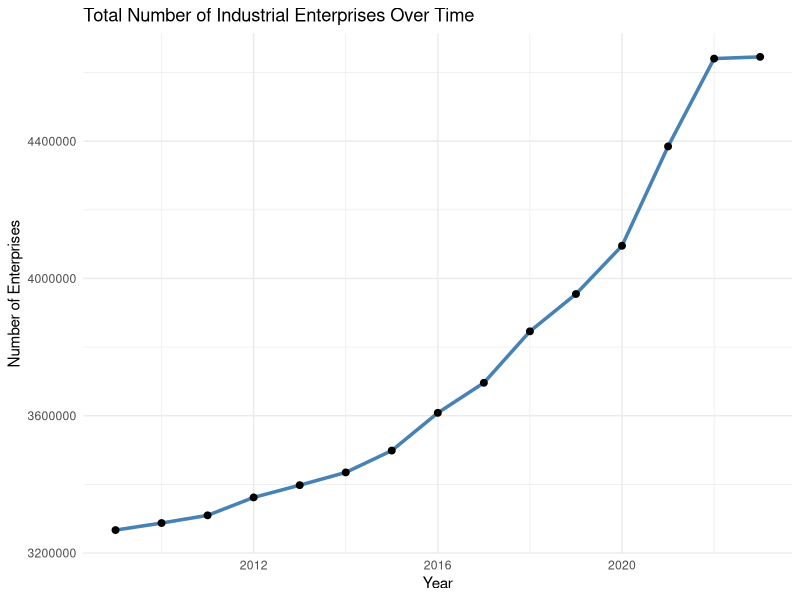
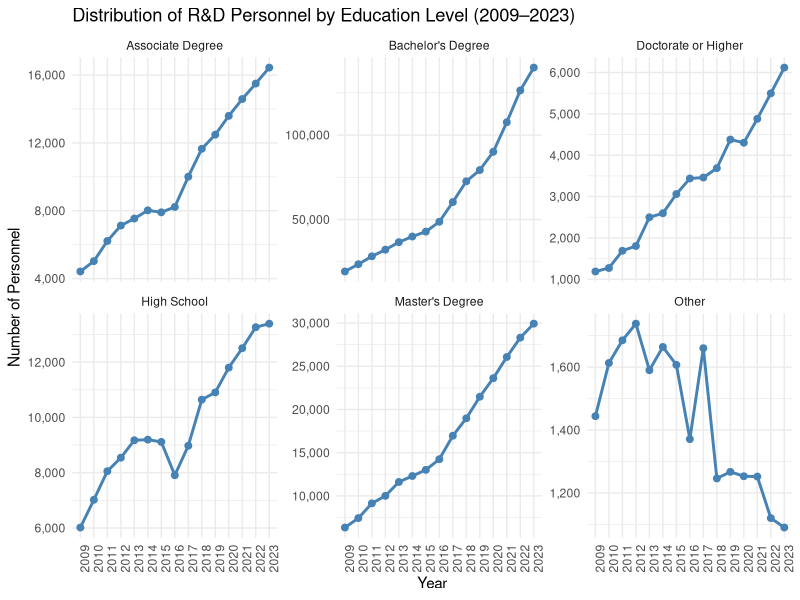
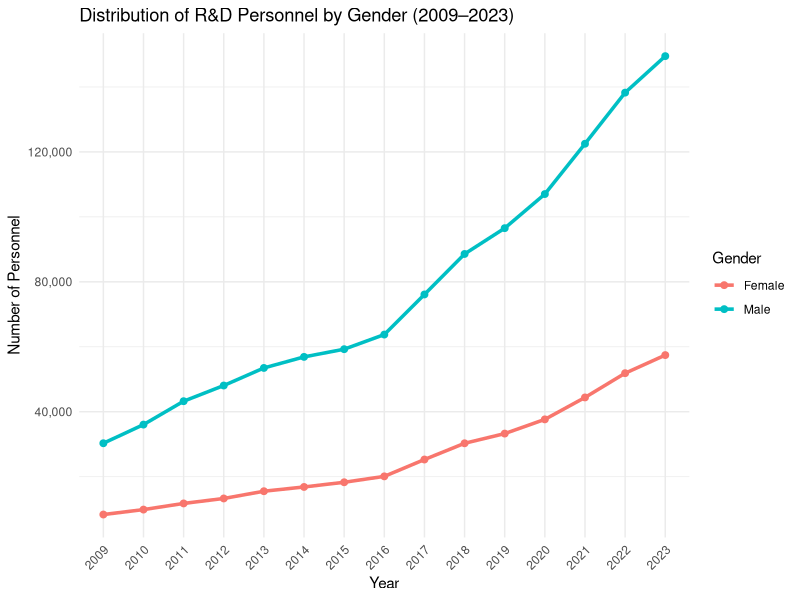
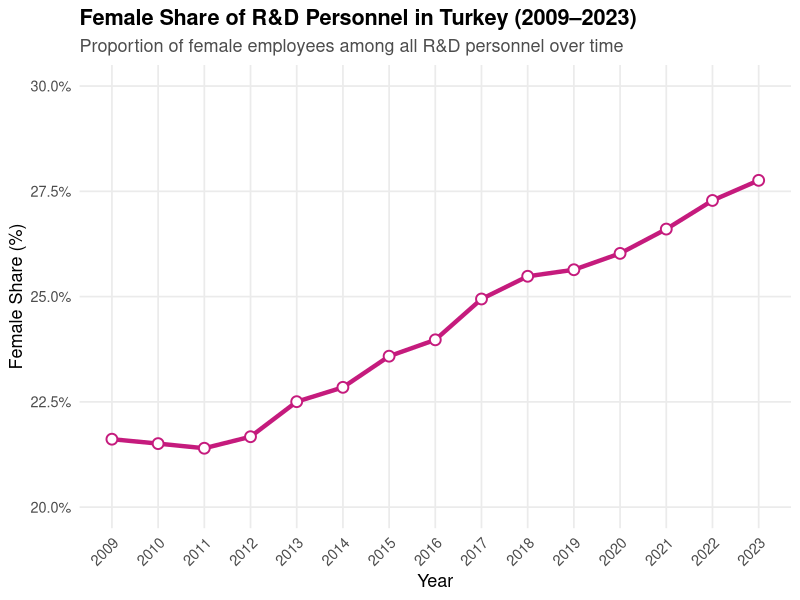

These figures' R source, in order:
## ---- chunk 1
# Gerekli paketler
# Gerekli paketler
library(readxl)
library(dplyr)
library(tidyr)
library(stringr)

# Girişim verisinin okunması
girisim_data <- read_excel("Sanayi-toplam girisim sayisi.xlsx", sheet = "report2")
girisim_data$Year <- as.integer(girisim_data$Year)

# Ar-Ge verisinin okunması
arge_data <- read_excel("Sanayi Hizmet Kuruluslari ArGe Faaliyetleri.xlsx", sheet = "Sheet0")

# Eğitim düzeyine göre verinin düzenlenmesi
arge_egitim <- arge_data %>%
  select(`Education level`, Year, Number) %>%
  rename(Education_Level = `Education level`) %>%
  mutate(
    Year = as.integer(Year),
    Number = as.numeric(Number)
  ) %>%
  filter(!is.na(Education_Level), !is.na(Year), Year >= 2009, Year <= 2022)

arge_egitim_wide <- arge_egitim %>%
  pivot_wider(
    names_from = Education_Level,
    values_from = Number,
    values_fn = sum,
    values_fill = 0
  )

# Cinsiyete göre verinin düzenlenmesi
arge_gender <- arge_data %>%
  select(Gender, Year, Number) %>%
  mutate(
    Year = as.integer(Year),
    Number = as.numeric(Number),
    Gender = str_trim(Gender)
  ) %>%
  filter(!is.na(Gender), !is.na(Year), Year >= 2009, Year <= 2022)

arge_cinsiyet_wide <- arge_gender %>%
  pivot_wider(
    names_from = Gender,
    values_from = Number,
    values_fn = sum,
    values_fill = 0
  )

# Verilerin birleştirilmesi
veri_birlesik <- girisim_data %>%
  left_join(arge_egitim_wide, by = "Year") %>%
  left_join(arge_cinsiyet_wide, by = "Year")

# Kaydet
save(veri_birlesik, file = "veri_birlesik_egitim_cinsiyet.RData")


## ---- chunk 2

library(ggplot2)
ggplot(veri_birlesik, aes(x = Year, y = `Total Number of Enterprises`)) +
  geom_line(color = "steelblue", linewidth = 1.2) +
  geom_point(size = 2) +
  labs(title = "Total Number of Industrial Enterprises Over Time",
       y = "Number of Enterprises",
       x = "Year") +
  theme_minimal()

## ---- chunk 3
# Required packages
library(readxl)
library(dplyr)
library(ggplot2)
library(scales)

# Read the Excel file
df <- read_excel("Sanayi Hizmet Kuruluslari ArGe Faaliyetleri.xlsx")

# Filter between 2009 and 2023
df_filtered <- df %>%
  filter(Year >= 2009 & Year <= 2023)

# Group by Year and Education Level
df_grouped <- df_filtered %>%
  group_by(Year, `Education level`) %>%
  summarise(Total = sum(Number, na.rm = TRUE), .groups = "drop")

# Plot
ggplot(df_grouped, aes(x = Year, y = Total, group = 1)) +
  geom_line(color = "steelblue", size = 1) +
  geom_point(color = "steelblue", size = 2) +
  facet_wrap(~ `Education level`, scales = "free_y") +
  scale_y_continuous(labels = comma) +
  labs(
    title = "Distribution of R&D Personnel by Education Level (2009–2023)",
    x = "Year",
    y = "Number of Personnel"
  ) +
  theme_minimal() +
  theme(axis.text.x = element_text(angle = 90, hjust = 1))

## ---- chunk 4
library(ggplot2)
library(readxl)
library(dplyr)
library(scales)

# Excel dosyasını oku
df <- read_excel("Sanayi Hizmet Kuruluslari ArGe Faaliyetleri.xlsx")

# 2009–2023 filtrele
df_filtered <- df %>%
  filter(Year >= 2009 & Year <= 2023)

# Cinsiyete göre yıllık toplam
df_gender <- df_filtered %>%
  group_by(Year, Gender) %>%
  summarise(Total = sum(Number, na.rm = TRUE), .groups = "drop")

# Grafik
ggplot(df_gender, aes(x = Year, y = Total, color = Gender, group = Gender)) +
  geom_line(size = 1.2) +
  geom_point(size = 2) +
  scale_y_continuous(labels = scales::comma) +
  labs(
    title = "Distribution of R&D Personnel by Gender (2009–2023)",
    x = "Year",
    y = "Number of Personnel",
    color = "Gender"
  ) +
  theme_minimal() +
  theme(axis.text.x = element_text(angle = 45, hjust = 1))
## ---- chunk 5
library(ggplot2)
library(readxl)
library(dplyr)

# Excel dosyasını oku
df <- read_excel("Sanayi Hizmet Kuruluslari ArGe Faaliyetleri.xlsx")

# 2009–2023 filtrele
df_filtered <- df %>%
  filter(Year >= 2009 & Year <= 2023)

# Cinsiyet bazında yıllık toplamlar
df_gender <- df_filtered %>%
  group_by(Year, Gender) %>%
  summarise(Total = sum(Number, na.rm = TRUE), .groups = "drop") %>%
  pivot_wider(names_from = Gender, values_from = Total)

# Sütun adlarını düzelt
colnames(df_gender) <- c("Year", "Female", "Male")

# Kadın oranını hesapla
df_gender <- df_gender %>%
  mutate(Female_Ratio = Female / (Female + Male) * 100)

df_gender$Year <- as.integer(df_gender$Year)

# Geliştirilmiş grafik
ggplot(df_gender, aes(x = Year, y = Female_Ratio, group = 1)) +
  geom_line(color = "#C51B7D", size = 1.5, linetype = "solid") +
  geom_point(color = "#C51B7D", size = 3, shape = 21, fill = "white", stroke = 1) +
  scale_y_continuous(labels = scales::percent_format(scale = 1), limits = c(20, 30)) +
  scale_x_continuous(breaks = seq(2009, 2023, by = 1)) +
  labs(
    title = "Female Share of R&D Personnel in Turkey (2009–2023)",
    subtitle = "Proportion of female employees among all R&D personnel over time",
    x = "Year",
    y = "Female Share (%)"
  ) +
  theme_minimal(base_size = 13) +
  theme(
    plot.title = element_text(face = "bold"),
    plot.subtitle = element_text(color = "gray30"),
    axis.text.x = element_text(angle = 45, hjust = 1),
    panel.grid.minor = element_blank()
  )
## ---- chunk 6
library(readxl)
library(dplyr)
library(tidyr)

# Read the Excel files
enterprises <- read_excel("Sanayi-toplam girisim sayisi.xlsx")
rd <- read_excel("Sanayi Hizmet Kuruluslari ArGe Faaliyetleri.xlsx")

# Filter for the years 2009–2023
enterprises <- enterprises %>% filter(Year >= 2009 & Year <= 2023)
rd <- rd %>% filter(Year >= 2009 & Year <= 2023)

rd$Year <- as.integer(rd$Year)
enterprises$Year <- as.integer(enterprises$Year)

# Proceed with merging
merged <- rd %>%
  left_join(enterprises, by = "Year")

# Summarize R&D personnel by education level and year
education_summary <- merged %>%
  group_by(Year, `Education level`) %>%
  summarise(Total = sum(Number, na.rm = TRUE), .groups = "drop") %>%
  pivot_wider(names_from = `Education level`, values_from = Total)

# Merge with enterprise numbers
correlation_data <- left_join(education_summary, enterprises, by = "Year") %>%
  rename(Enterprises = `Total Number of Enterprises`)

# Pearson correlation analysis
education_vars <- names(correlation_data)[!(names(correlation_data) %in% c("Year", "Enterprises"))]

for (var in education_vars) {
  test_data <- correlation_data %>% select(Enterprises, all_of(var)) %>% drop_na()
  
  if (nrow(test_data) >= 3) {
    result <- cor.test(test_data[[1]], test_data[[2]], method = "pearson")
    
    cat("----", var, "----\n")
    cat("Pearson Correlation Coefficient (r):", round(result$estimate, 2), "\n")
    cat("p-value:", signif(result$p.value, 4), "\n\n")
  } else {
    cat("----", var, "----\n")
    cat("Insufficient data: correlation test could not be performed.\n\n")
  }
}
